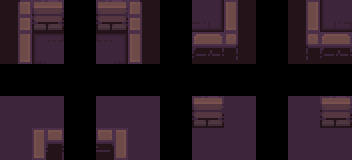

Below is a game level as drawn by its tile map, then a one-line description and the .tmx file that defines it, in full:
An orthogonal 11x5 tile map with 32x32 px tiles, 3 tile layers (regions, input_types, output_ground).

<map version="1.2" tiledversion="2019.03.13" orientation="orthogonal" renderorder="right-down" width="11" height="5" tilewidth="32" tileheight="32" infinite="0" nextlayerid="8" nextobjectid="1">
 <tileset firstgid="1" source="../tiles/DungeonTileset.tsx" />
 <layer id="5" name="regions" width="11" height="5">
  <data encoding="csv">
70,70,0,70,70,0,80,70,0,70,80,
70,80,0,80,70,0,70,70,0,70,70,
0,0,0,0,0,0,0,0,0,0,0,
70,70,0,70,80,0,80,80,0,80,70,
80,80,0,70,80,0,70,70,0,80,70
</data>
 </layer>
 <layer id="6" name="input_types" width="11" height="5">
  <data encoding="csv">
70,70,0,70,70,0,80,70,0,70,80,
70,80,0,80,70,0,70,70,0,70,70,
0,0,0,0,0,0,0,0,0,0,0,
80,80,0,80,80,0,70,80,0,80,70,
80,70,0,70,80,0,80,80,0,80,80
</data>
 </layer>
 <layer id="7" name="output_ground" width="11" height="5">
  <data encoding="csv">
1,2,0,2,6,0,35,36,0,31,32,
11,12,0,15,16,0,45,46,0,41,42,
0,0,0,0,0,0,0,0,0,0,0,
0,0,0,0,0,0,2,0,0,0,2,
0,51,0,54,0,0,0,0,0,0,0
</data>
 </layer>
</map>